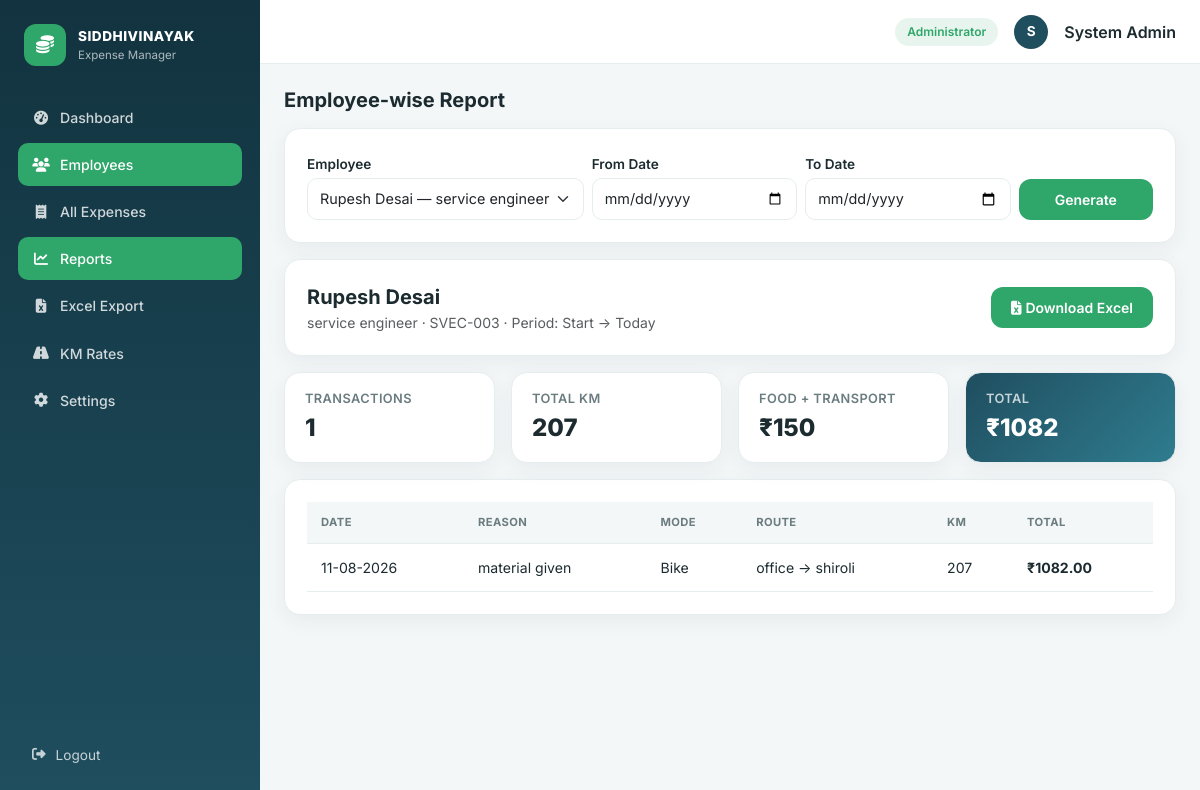
Page /admin/reports/employee?employee_id=3 (signed in) on the committed database.
### models.py (models this page shows, shortened)
class Employee(UserMixin, db.Model):
    __tablename__ = "employees"
    id = db.Column(db.Integer, primary_key=True)
    employee_code = db.Column(db.String(20), unique=True, nullable=False)
    name = db.Column(db.String(120), nullable=False)
    email = db.Column(db.String(120), unique=True, nullable=False)
    mobile = db.Column(db.String(20))
    designation = db.Column(db.String(100))
    department = db.Column(db.String(100))
    password_hash = db.Column(db.String(255), nullable=False)
    joining_date = db.Column(db.Date, default=date.today)
    role = db.Column(db.String(20), default="employee")  # employee | admin
    is_blocked = db.Column(db.Boolean, default=False)
    created_at = db.Column(db.DateTime, default=datetime.utcnow)
    expenses = db.relationship(
        "Expense", backref="employee", lazy=True, cascade="all, delete-orphan"
    )
    @property
    def is_active(self):
        return not self.is_blocked
    @property
    def is_admin(self):
        return self.role == "admin"

class Expense(db.Model):
    __tablename__ = "expenses"
    id = db.Column(db.Integer, primary_key=True)
    employee_id = db.Column(db.Integer, db.ForeignKey("employees.id"), nullable=False)
    expense_date = db.Column(db.Date, nullable=False, default=date.today)
    reason = db.Column(db.String(255), nullable=False)
    mode = db.Column(db.String(20), nullable=False)  # Bike/Bus/Train/Car/Auto/Cab/Other
    from_location = db.Column(db.String(120))
    to_location = db.Column(db.String(120))
    other_amount = db.Column(db.Float, default=0)
    cng_bus_amount = db.Column(db.Float, default=0)
    km = db.Column(db.Float, default=0)
    courier_transport_amount = db.Column(db.Float, default=0)
    food_amount = db.Column(db.Float, default=0)
    km_rate = db.Column(db.Float, default=0)
    km_amount = db.Column(db.Float, default=0)
    total_amount = db.Column(db.Float, default=0)
    notes = db.Column(db.Text)
    created_at = db.Column(db.DateTime, default=datetime.utcnow)
    updated_at = db.Column(db.DateTime, default=datetime.utcnow, onupdate=datetime.utcnow)

### routes/admin.py (the view)
@admin_bp.route("/reports/employee", methods=["GET"])
@login_required
@admin_required
def employee_report():
    all_employees = Employee.query.filter_by(role="employee").order_by(Employee.name).all()
    emp_id = request.args.get("employee_id", type=int)
    from_date = request.args.get("from_date")
    to_date = request.args.get("to_date")
    employee = None
    items = []
    summary = None
    if emp_id:
        employee = Employee.query.get_or_404(emp_id)
        query = Expense.query.filter_by(employee_id=employee.id)
        if from_date:
            query = query.filter(Expense.expense_date >= from_date)
        if to_date:
            query = query.filter(Expense.expense_date <= to_date)
        items = query.order_by(Expense.expense_date.asc()).all()
        summary = {
            "count": len(items),
            "km": sum(e.km or 0 for e in items),
            "food": sum(e.food_amount or 0 for e in items),
            "transport": sum((e.courier_transport_amount or 0) + (e.cng_bus_amount or 0) for e in items),
            "grand_total": sum(e.total_amount or 0 for e in items),
        }
    return render_template("admin/employee_report.html", employees=all_employees,
                            employee=employee, items=items, summary=summary,
                            from_date=from_date, to_date=to_date)

### routes/admin.py (called while the page is built)
def admin_required(f):
    @wraps(f)
    def wrapper(*args, **kwargs):
        if not current_user.is_authenticated or not current_user.is_admin:
            flash("Admin access required.", "danger")
            return redirect(url_for("auth.login"))
        return f(*args, **kwargs)
    return wrapper

### templates/admin/employee_report.html (shortened to what this page needs)
{% extends "base.html" %}
{% block content %}
<h5 class="fw-bold mb-3">Employee-wise Report</h5>
<div class="panel mb-3">
  <form method="GET" class="row g-2 align-items-end">
    <div class="col-md-4">
      <label class="form-label mb-1">Employee</label>
      <select name="employee_id" class="form-select form-select-sm" required>
        {% for emp in employees %}
        <option value="{{ emp.id }}" {{ 'selected' if employee and employee.id == emp.id }}>{{ emp.name }} — {{ emp.designation }}</option>
        {% endfor %}
      </select>
    </div>
    <div class="col-md-3">
      <label class="form-label mb-1">From Date</label>
      <input type="date" name="from_date" value="{{ from_date or '' }}" class="form-control form-control-sm">
    </div>
    <div class="col-md-3">
      <label class="form-label mb-1">To Date</label>
      <input type="date" name="to_date" value="{{ to_date or '' }}" class="form-control form-control-sm">
    </div>
    <div class="col-md-2">
      <button class="btn btn-brand btn-sm w-100">Generate</button>
    </div>
  </form>
</div>
{% if employee %}
<div class="panel mb-3 d-flex justify-content-between align-items-center flex-wrap gap-2">
  <div>
    <div class="fw-bold fs-5">{{ employee.name }}</div>
    <div class="text-muted small">{{ employee.designation }} · {{ employee.employee_code }} · Period: {{ from_date or 'Start' }} → {{ to_date or 'Today' }}</div>
  </div>
  <a href="{{ url_for('excel.export_employee', employee_id=employee.id, from_date=from_date, to_date=to_date) }}" class="btn btn-brand btn-sm"><i class="fa-solid fa-file-excel me-1"></i>Download Excel</a>
</div>
<div class="row g-3 mb-3">
  <div class="col-6 col-md-3"><div class="stat-card py-3"><div class="stat-label">Transactions</div><div class="stat-value fs-4">{{ summary.count }}</div></div></div>
  <div class="col-6 col-md-3"><div class="stat-card py-3"><div class="stat-label">Total KM</div><div class="stat-value fs-4">{{ "%.0f"|format(summary.km) }}</div></div></div>
  <div class="col-6 col-md-3"><div class="stat-card py-3"><div class="stat-label">Food + Transport</div><div class="stat-value fs-4">₹{{ "%.0f"|format(summary.food + summary.transport) }}</div></div></div>
  <div class="col-6 col-md-3"><div class="stat-card py-3" style="background:linear-gradient(135deg,#1f4e5f,#2f7c8f);color:#fff;"><div class="stat-label" style="color:rgba(255,255,255,.75);">Total</div><div class="stat-value fs-4">₹{{ "%.0f"|format(summary.grand_total) }}</div></div></div>
</div>
<div class="panel">
  <div class="table-responsive">
    <table class="table-modern">
      <thead><tr><th>Date</th><th>Reason</th><th>Mode</th><th>Route</th><th>KM</th><th>Total</th></tr></thead>
      <tbody>
        {% for e in items %}
        <tr>
          <td>{{ e.expense_date.strftime('%d-%m-%Y') }}</td>
          <td>{{ e.reason }}</td>
          <td class="text-capitalize">{{ e.mode }}</td>
          <td>{{ e.from_location }} → {{ e.to_location }}</td>
          <td>{{ e.km|int if e.km else "—" }}</td>
          <td class="fw-bold">₹{{ "%.2f"|format(e.total_amount) }}</td>
        </tr>
        {% else %}
        <tr><td colspan="6" class="text-center text-muted py-4">No expenses in this period.</td></tr>
        {% endfor %}
      </tbody>
    </table>
  </div>
</div>
{% else %}
<div class="panel text-center text-muted py-5">Select an employee above to generate their report.</div>
{% endif %}
{% endblock %}

### templates/base.html (shortened to what this page needs)
<!DOCTYPE html>
<html lang="en">
<head>
<link href="https://cdn.jsdelivr.net/npm/bootstrap@5.3.3/dist/css/bootstrap.min.css" rel="stylesheet">
<link rel="stylesheet" href="https://cdnjs.cloudflare.com/ajax/libs/font-awesome/6.5.2/css/all.min.css">
<link rel="stylesheet" href="{{ url_for('static', filename='css/style.css') }}">
</head>
<body class="{% if current_user.is_authenticated %}has-shell{% endif %}">
{% if current_user.is_authenticated %}
<div class="app-shell">
  <aside class="sidebar d-none d-lg-flex flex-column">
    <div class="sidebar-brand">
      <div class="brand-mark"><i class="fa-solid fa-coins"></i></div>
      <div>
        <div class="brand-title">SIDDHIVINAYAK</div>
        <div class="brand-sub">Expense Manager</div>
      </div>
    </div>
    <nav class="sidebar-nav">
      {% if current_user.is_admin %}
        <a href="{{ url_for('admin.dashboard') }}" class="nav-link {{ 'active' if request.endpoint == 'admin.dashboard' }}"><i class="fa-solid fa-gauge-high"></i> Dashboard</a>
        <a href="{{ url_for('admin.employees') }}" class="nav-link {{ 'active' if request.endpoint and request.endpoint.startswith('admin.employ') }}"><i class="fa-solid fa-users"></i> Employees</a>
        <a href="{{ url_for('admin.all_expenses') }}" class="nav-link {{ 'active' if request.endpoint == 'admin.all_expenses' }}"><i class="fa-solid fa-receipt"></i> All Expenses</a>
        <a href="{{ url_for('admin.reports') }}" class="nav-link {{ 'active' if request.endpoint and request.endpoint.startswith('admin.reports') or request.endpoint == 'admin.employee_report' }}"><i class="fa-solid fa-chart-line"></i> Reports</a>
        <a href="{{ url_for('excel.export_all_employees') }}" class="nav-link"><i class="fa-solid fa-file-excel"></i> Excel Export</a>
        <a href="{{ url_for('admin.rates') }}" class="nav-link {{ 'active' if request.endpoint == 'admin.rates' }}"><i class="fa-solid fa-road"></i> KM Rates</a>
        <a href="{{ url_for('admin.settings') }}" class="nav-link {{ 'active' if request.endpoint == 'admin.settings' }}"><i class="fa-solid fa-gear"></i> Settings</a>
      {% endif %}
    </nav>
    <a href="{{ url_for('auth.logout') }}" class="sidebar-logout"><i class="fa-solid fa-right-from-bracket"></i> Logout</a>
  </aside>
  <div class="main-col">
    <header class="topbar">
      <div class="ms-auto d-flex align-items-center gap-3">
        <span class="badge-role">{{ 'Administrator' if current_user.is_admin else current_user.designation }}</span>
        <div class="avatar-circle">{{ current_user.name[0] }}</div>
        <span class="d-none d-md-inline fw-semibold">{{ current_user.name }}</span>
      </div>
    </header>
    <main class="content-area pb-5 pb-lg-4">
      {% block content %}{% endblock %}
    </main>
  </div>
</div>
{% endif %}
</body>
</html>

### static/css/style.css (style rules this page uses)
:root { --brand-dark:#12333f; --brand:#1f4e5f; --brand-light:#2f7c8f; --accent:#2fa66a; --accent-soft:#e8f5ee; --bg:#f4f7f8; --card:#ffffff; --text:#1c2b30; --muted:#6b7c80; --border:#e6edee; --radius:16px; --shadow:0 6px 20px rgba(18,51,63,.06); }
* { box-sizing:border-box; }
body { font-family:'Inter',system-ui,-apple-system,sans-serif; background:var(--bg); color:var(--text); margin:0; }
.app-shell { display:flex;min-height:100vh; }
.sidebar { width:260px;flex-shrink:0; background:linear-gradient(180deg,var(--brand-dark),var(--brand)); color:#fff;padding:24px 18px; }
.sidebar-brand { display:flex;align-items:center;gap:12px;margin-bottom:30px;padding:0 6px; }
.brand-mark { width:42px;height:42px;border-radius:12px;background:var(--accent);display:flex;align-items:center;justify-content:center;font-size:18px; }
.brand-title { font-weight:800;font-size:.85rem;letter-spacing:.5px; }
.brand-sub { font-size:.72rem;color:rgba(255,255,255,.65); }
.sidebar-nav { display:flex;flex-direction:column;gap:4px;flex:1; }
.sidebar-nav .nav-link { color:rgba(255,255,255,.8); padding:11px 14px;border-radius:10px;font-size:.88rem;font-weight:500; display:flex;align-items:center;gap:10px;transition:.15s; }
.sidebar-nav .nav-link i { width:18px;text-align:center; }
.sidebar-nav .nav-link.active { background:var(--accent);color:#fff; }
.sidebar-logout { color:rgba(255,255,255,.75);padding:11px 14px;font-size:.85rem;text-decoration:none;display:flex;gap:10px;align-items:center; }
.main-col { flex:1;display:flex;flex-direction:column;min-width:0; }
.topbar { height:64px;background:var(--card);border-bottom:1px solid var(--border); display:flex;align-items:center;padding:0 24px;position:sticky;top:0;z-index:10; }
.badge-role { background:var(--accent-soft);color:var(--accent);font-size:.75rem;font-weight:600;padding:5px 12px;border-radius:20px; }
.avatar-circle { width:34px;height:34px;border-radius:50%;background:var(--brand);color:#fff;display:flex;align-items:center;justify-content:center;font-weight:700;font-size:.85rem; }
.content-area { padding:24px;max-width:1300px;width:100%;margin:0 auto; }
.stat-card { background:var(--card);border-radius:var(--radius);box-shadow:var(--shadow); padding:20px;border:1px solid var(--border);height:100%; }
.stat-card .stat-label { color:var(--muted);font-size:.8rem;font-weight:600;text-transform:uppercase;letter-spacing:.4px; }
.stat-card .stat-value { font-size:1.6rem;font-weight:800;margin-top:2px; }
.panel { background:var(--card);border-radius:var(--radius);box-shadow:var(--shadow); border:1px solid var(--border);padding:22px; }
.btn-brand { background:var(--accent);border:none;color:#fff;font-weight:600; border-radius:12px;padding:10px 20px;transition:.15s; }
.table-modern { width:100%;border-collapse:separate;border-spacing:0;font-size:.88rem; }
.table-modern thead th { background:var(--bg);color:var(--muted);font-weight:700;text-transform:uppercase;font-size:.7rem; letter-spacing:.4px;padding:12px 14px;border-bottom:1px solid var(--border);white-space:nowrap; }
.table-modern tbody td { padding:13px 14px;border-bottom:1px solid var(--border);vertical-align:middle; }
.form-label { font-weight:600;font-size:.85rem; }
.form-control,.form-select { border-radius:10px;border:1px solid var(--border);padding:9px 12px;font-size:.9rem; }

### rows in the picture
Employee: role "Administrator", name "S", name "System Admin"
Employee: name "Rupesh Desai", designation "service engineer", employee_code "SVEC-003"
Expense: expense_date "11-08-2026", reason "material given", mode "Bike", from_location "office", to_location "shiroli", km "207", total_amount "1082.00"

### other values in the picture
{{ from_date or 'Start' }} "Start"
{{ to_date or 'Today' }} "Today"
{{ summary.count }} "1"
{{ "%.0f"|format(summary.km) }} "207"
{{ "%.0f"|format(summary.food + summary.transport) }} "150"
{{ "%.0f"|format(summary.grand_total) }} "1082"
form field employee_id "Rupesh Desai — service engineer"
